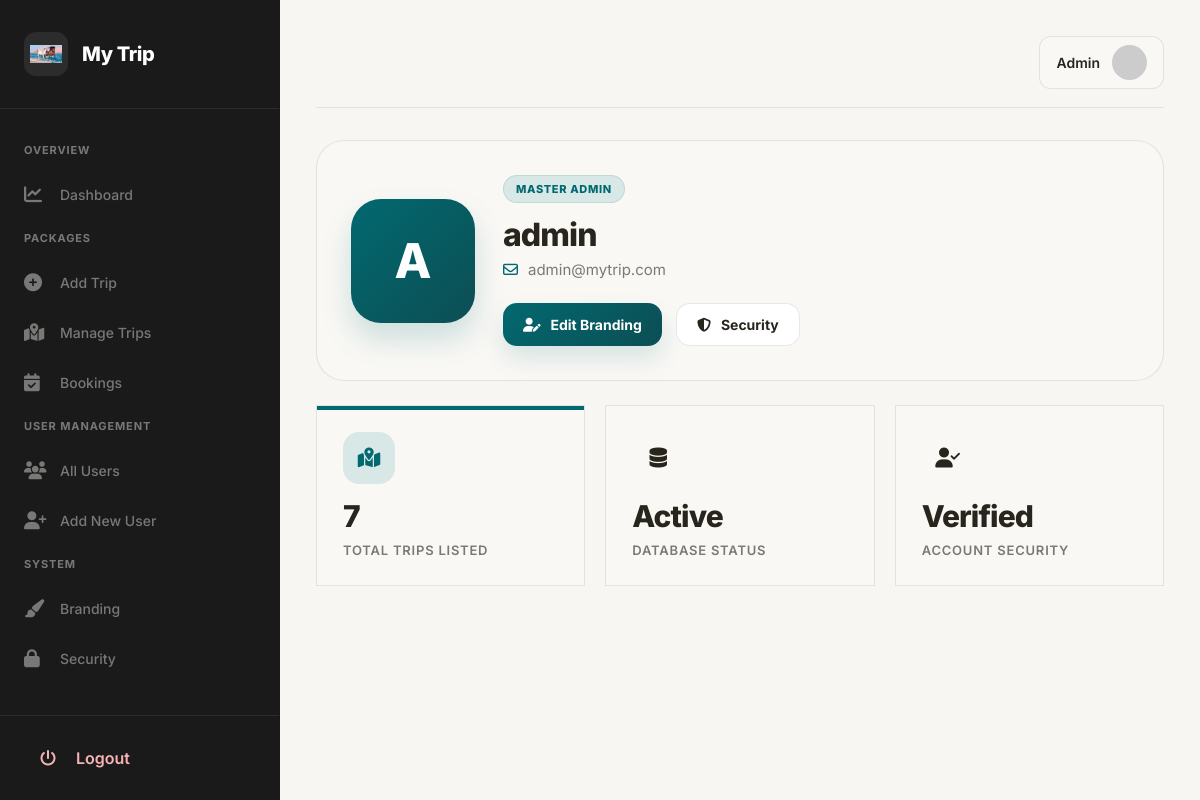
/admin/profile.php, run on the app's committed database.
### tables this page shows
CREATE TABLE `settings` (
  `id` int(11) NOT NULL DEFAULT 1,
  `site_name` varchar(255) DEFAULT 'MyTrip',
  `logo` varchar(255) DEFAULT 'logo.png',
  `updated_at` timestamp NOT NULL DEFAULT current_timestamp() ON UPDATE current_timestamp(),
  PRIMARY KEY (`id`)
);

### admin/profile.php (the view, shortened to what this page needs)
<?php
include 'header.php';
$admin_query = $conn->query("SELECT * FROM admin WHERE id = 1");
$admin = $admin_query->fetch_assoc();
$username = !empty($admin['username']) ? $admin['username'] : 'Admin User';
$email = !empty($admin['email']) ? $admin['email'] : 'admin@mytrip.com';
$count_query = $conn->query("SELECT COUNT(*) as total FROM packages");
$count_data = $count_query->fetch_assoc();
$total_packages = $count_data['total'];
?>
<div class="profile-container">
    <div class="profile-card">
        <div class="avatar-circle">
            <?php echo strtoupper(substr($username, 0, 1)); ?>
        </div>
        <div class="profile-details">
            <span class="admin-badge">Master Admin</span>
            <h1><?php echo $username; ?></h1>
            <p class="profile-email">
                <i class="far fa-envelope"></i>
                <?php echo $email; ?>
            </p>
            <div class="btn-group">
                <a href="settings.php" class="btn-profile btn-filled">
                    <i class="fas fa-user-edit"></i> Edit Branding
                </a>
                <a href="change_password.php" class="btn-profile btn-outline">
                    <i class="fas fa-shield-alt"></i> Security
                </a>
            </div>
        </div>
    </div>
    <div class="stats-grid">
        <div class="stat-item">
            <div class="stat-icon">
                <i class="fas fa-map-marked-alt"></i>
            </div>
            <h3><?php echo $total_packages; ?></h3>
            <span>Total Trips Listed</span>
        </div>
        <div class="stat-item">
            <div class="stat-icon">
                <i class="fas fa-database"></i>
            </div>
            <h3>Active</h3>
            <span>Database Status</span>
        </div>
        <div class="stat-item">
            <div class="stat-icon">
                <i class="fas fa-user-check"></i>
            </div>
            <h3>Verified</h3>
            <span>Account Security</span>
        </div>
    </div>
</div>
<?php include 'footer.php'; ?>

### admin/header.php (shortened to what this page needs)
<?php
include 'db.php';
$settings_query = $conn->query("SELECT * FROM settings WHERE id = 1");
$settings = $settings_query->fetch_assoc();
$site_logo = (!empty($settings['logo'])) ? $settings['logo'] : 'logo.png';
$site_name = (!empty($settings['site_name'])) ? $settings['site_name'] : 'Travel Admin';
function isActive($page) {
    return (basename($_SERVER['PHP_SELF']) == $page) ? 'active' : '';
}
?>
<!DOCTYPE html>
<html lang="en">
<head>
    <link rel="stylesheet" href="https://cdnjs.cloudflare.com/ajax/libs/font-awesome/6.4.0/css/all.min.css">
</head>
<body>
<nav class="sidebar">
    <a href="dashboard.php" class="sidebar-brand">
        <img src="uploads/<?php echo $site_logo; ?>" alt="Logo" class="brand-logo">
        <span class="brand-name"><?php echo $site_name; ?></span>
    </a>
    <ul class="sidebar-menu">
        <li class="sidebar-divider-label">Overview</li>
        <li>
            <a href="dashboard.php" class="<?php echo isActive('dashboard.php'); ?>">
                <i class="fas fa-chart-line"></i> Dashboard
            </a>
        </li>
        <li class="sidebar-divider-label">Packages</li>
        <li>
            <a href="add_package.php" class="<?php echo isActive('add_package.php'); ?>">
                <i class="fas fa-plus-circle"></i> Add Trip
            </a>
        </li>
        <li>
            <a href="manage_packages.php" class="<?php echo isActive('manage_packages.php'); ?>">
                <i class="fas fa-map-marked-alt"></i> Manage Trips
            </a>
        </li>
        <li>
            <a href="bookings.php" class="<?php echo isActive('bookings.php'); ?>">
                <i class="fas fa-calendar-check"></i> Bookings
            </a>
        </li>
        <li class="sidebar-divider-label">User Management</li>
        <li>
            <a href="users.php" class="<?php echo isActive('users.php'); ?>">
                <i class="fas fa-users"></i> All Users
            </a>
        </li>
        <li>
            <a href="add_user.php" class="<?php echo isActive('add_user.php'); ?>">
                <i class="fas fa-user-plus"></i> Add New User
            </a>
        </li>
        <li class="sidebar-divider-label">System</li>
        <li>
            <a href="settings.php" class="<?php echo isActive('settings.php'); ?>">
                <i class="fas fa-paint-brush"></i> Branding
            </a>
        </li>
        <li>
            <a href="change_password.php" class="<?php echo isActive('change_password.php'); ?>">
                <i class="fas fa-lock"></i> Security
            </a>
        </li>
    </ul>
    <div class="logout-section">
        <a href="logout.php" class="logout-link">
            <i class="fas fa-power-off" style="width: 22px; margin-right: 14px;"></i> Logout
        </a>
    </div>
</nav>
<main class="main-wrapper">
    <div class="top-navbar">
        <a href="profile.php" class="user-profile-nav">
            <span style="font-size: 14px; font-weight: 600;">Admin</span>
            <img src="https://ui-avatars.com/api/?name=Admin&background=01696f&color=fff&size=40&bold=true" class="nav-avatar">
        </a>
    </div>

### admin/header.php (style rules this page uses)
:root { --bg: #f7f6f2; --surface: #f9f8f5; --surface-2: #ffffff; --surface-soft: #f1ede7; --border: rgba(40, 37, 29, 0.10); --text: #28251d; --text-muted: #7a7974; --primary: #01696f; --primary-hover: #0c4e54; --primary-soft: #d8e8e7; --radius-xl: 28px; --transition: 0.3s ease; --sidebar-width: 280px; --sidebar-bg: #1a1a1a; --sidebar-text-muted: #797876; --sidebar-border: rgba(255, 255, 255, 0.08); }
* { box-sizing: border-box; margin: 0; padding: 0; }
a { text-decoration: none !important; color: inherit; outline: none; }
body { font-family: 'Inter', sans-serif; background: var(--bg); color: var(--text); min-height: 100vh; }
.sidebar { width: var(--sidebar-width); background: var(--sidebar-bg); height: 100vh; position: fixed; left: 0; top: 0; display: flex; flex-direction: column; z-index: 1000; border-right: 1px solid var(--border); }
.sidebar-brand { padding: 32px 24px; display: flex; align-items: center; gap: 14px; border-bottom: 1px solid var(--sidebar-border); }
.brand-logo { width: 44px; height: 44px; object-fit: contain; border-radius: 12px; background: rgba(255, 255, 255, 0.08); padding: 6px; }
.brand-name { font-size: 20px; font-weight: 800; color: white; letter-spacing: -0.02em; }
.sidebar-menu { flex: 1; list-style: none; padding: 24px 0; overflow-y: auto; }
.sidebar-menu li { margin-bottom: 4px; }
.sidebar-menu a { display: flex; align-items: center; padding: 14px 24px; color: var(--sidebar-text-muted); border-radius: 0 20px 20px 0; font-weight: 500; font-size: 14px; transition: all var(--transition); margin-right: 12px; }
.sidebar-menu a i { width: 22px; font-size: 18px; margin-right: 14px; }
.sidebar-divider-label { padding: 10px 24px; font-size: 11px; color: var(--sidebar-text-muted); text-transform: uppercase; font-weight: 700; letter-spacing: 0.08em; }
.logout-section { padding: 20px 24px; border-top: 1px solid var(--sidebar-border); }
.logout-link { display: flex; align-items: center; color: #f8b4b4 !important; font-weight: 600; padding: 12px 16px; border-radius: 12px; transition: all var(--transition); }
.main-wrapper { margin-left: var(--sidebar-width); width: calc(100vw - var(--sidebar-width)); min-height: 100vh; padding: 36px; }
.top-navbar { display: flex; justify-content: flex-end; align-items: center; margin-bottom: 32px; padding-bottom: 18px; border-bottom: 1px solid var(--border); }
.user-profile-nav { display: flex; align-items: center; gap: 12px; padding: 8px 16px; border-radius: 12px; border: 1px solid var(--border); background: var(--surface); transition: var(--transition); }
.nav-avatar { width: 35px; height: 35px; border-radius: 50%; object-fit: cover; }

### data on the page
settings: logo (picture), site_name "My Trip"

### other printed values
substr($username, 0, 1) "A"
$username "admin"
$email "admin@mytrip.com"
$total_packages "7"
